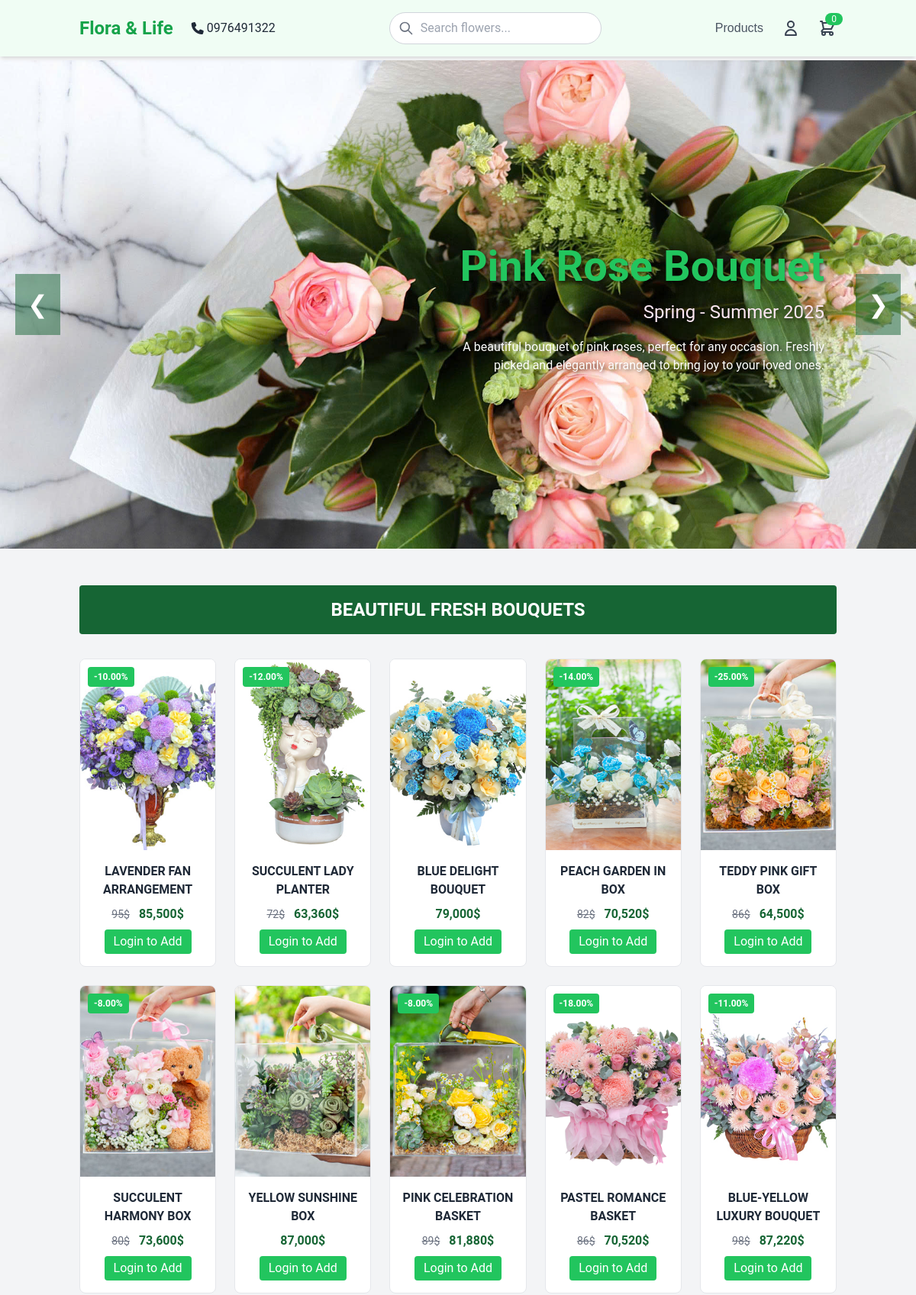
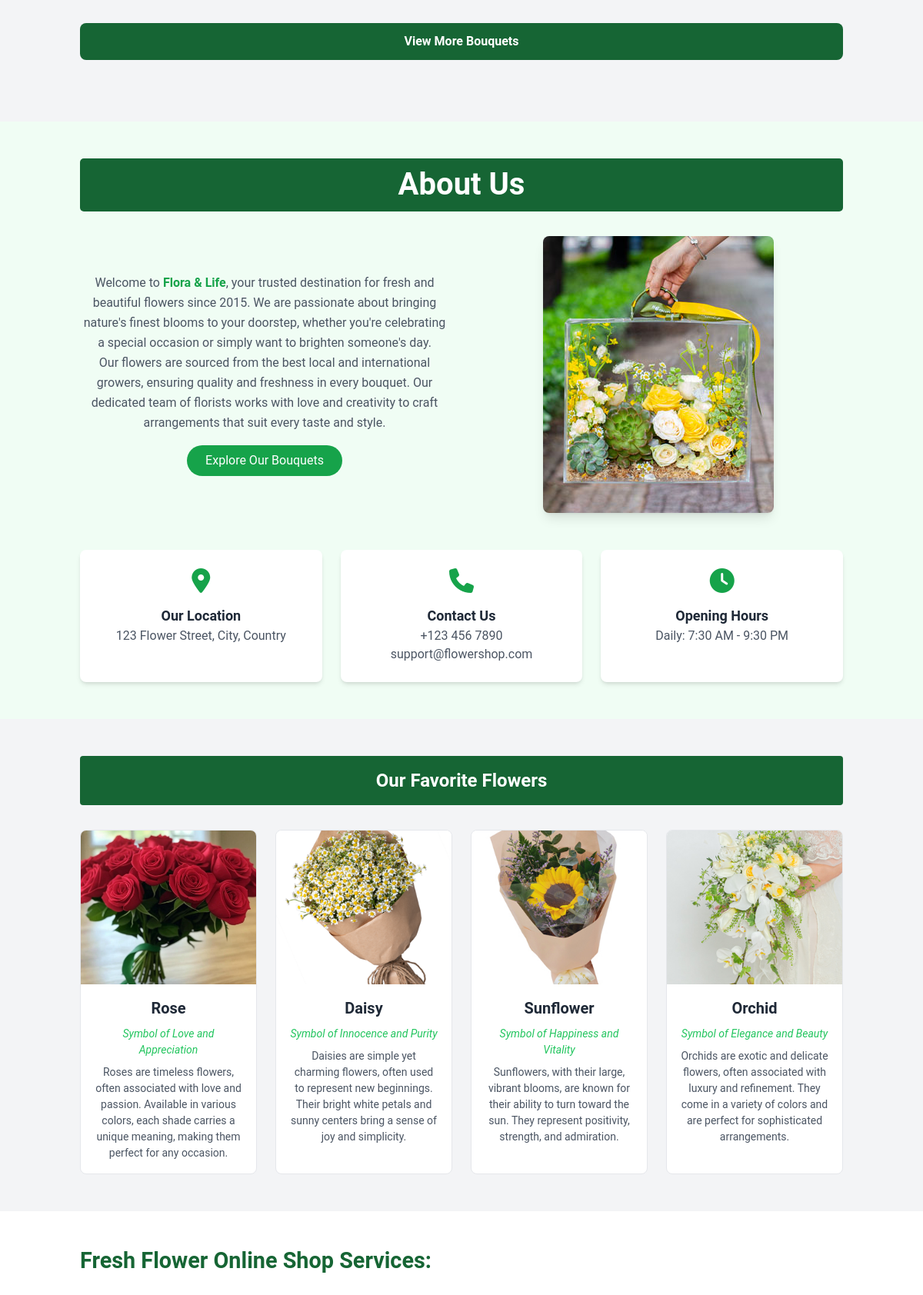
The page / (upper part) on the database its author committed (2 pictures, top to bottom).
### tables this page shows
CREATE TABLE `products` (
  `id` bigint(20) NOT NULL,
  `name` varchar(255) NOT NULL,
  `price` decimal(10,2) NOT NULL,
  `sale` decimal(10,2) NOT NULL DEFAULT 0.00,
  `product_detail` text NOT NULL,
  `image` varchar(255) NOT NULL,
  `origin` varchar(255) DEFAULT NULL,
  `type` enum('birthday','wedding','bouquet','condolence','basket','other') DEFAULT 'other',
  `created_at` datetime DEFAULT current_timestamp(),
  `updated_at` datetime DEFAULT current_timestamp() ON UPDATE current_timestamp()
);

### index.php (the view, shortened to what this page needs)
<?php
include 'connection.php';
$stmt = $conn->prepare("SELECT * FROM products LIMIT 10");
$stmt->execute();
$products = $stmt->get_result()->fetch_all(MYSQLI_ASSOC);
?>
<!DOCTYPE html>
<html lang="en">
<head>
    <link rel="stylesheet" href="style1.css">
    <script src="https://cdn.tailwindcss.com"></script>
    <link rel="stylesheet" href="https://cdnjs.cloudflare.com/ajax/libs/font-awesome/6.4.2/css/all.min.css"/>
</head>
<body>
    <header class="header bg-green-50 shadow-md sticky top-0 z-50">
        <div class="container mx-auto px-4 py-4 flex justify-between items-center">
            <div class="flex items-center space-x-6">
                <a href="index.php" class="text-2xl font-bold text-green-600">Flora & Life</a>
                <div class="contact-info">
                    <div class="flex items-center gap-1">
                        <i class="fa-solid fa-phone"></i>
                        <span>0976491322</span>
                    </div>
                </div>
            </div>
            <div class="search-bar">
                <div class="relative">
                    <input type="text" placeholder="Search flowers..." class="w-full pl-10 pr-4 py-2 rounded-full border border-gray-300 focus:outline-none focus:border-green-500 text-gray-700">
                    <svg class="w-5 h-5 absolute left-3 top-1/2 transform -translate-y-1/2 text-gray-500" fill="none" stroke="currentColor" viewBox="0 0 24 24" xmlns="http://www.w3.org/2000/svg">
                        <path stroke-linecap="round" stroke-linejoin="round" stroke-width="2" d="M21 21l-6-6m2-5a7 7 0 11-14 0 7 7 0 0114 0z"></path>
                    </svg>
                </div>
            </div>
            <nav class="nav-links flex space-x-6 items-center">
                <div class="relative dropdown">
                    <a href="products.php" class="text-gray-700 hover:text-green-500">Products</a>
                </div>
                <a href="login.php" class="text-gray-700 hover:text-green-500">
                    <svg class="w-6 h-6" fill="none" stroke="currentColor" viewBox="0 0 24 24" xmlns="http://www.w3.org/2000/svg">
                        <path stroke-linecap="round" stroke-linejoin="round" stroke-width="2" d="M16 7a4 4 0 11-8 0 4 4 0 018 0zM12 14a7 7 0 00-7 7h14a7 7 0 00-7-7z"></path>
                    </svg>
                </a>
                <a href="login.php" class="text-gray-700 hover:text-green-500 relative">
                    <span class="absolute -top-2 -right-2 bg-green-500 text-white text-xs rounded-full px-2">0</span>
                </a>
            </nav>
        </div>
    </header>
    <main>
        <div class="slider">
            <div class="slides">
                <div class="slide" style="background-image: url('image/flower_slider1.jpg');">
                    <div class="slide-content">
                        <h2 class="text-green-500">Pink Rose Bouquet</h2>
                        <h3 class="text-green-400">Spring - Summer 2025</h3>
                        <p>A beautiful bouquet of pink roses, perfect for any occasion. Freshly picked and elegantly arranged to bring joy to your loved ones.</p>
                    </div>
                </div>
            </div>
            <button class="slider-btn prev">❮</button>
            <button class="slider-btn next">❯</button>
        </div>
        <section class="py-12 bg-gray-100">
            <div class="container mx-auto px-4">
                <h2 class="text-2xl font-bold text-white text-center bg-green-800 py-4 mb-8 rounded">BEAUTIFUL FRESH BOUQUETS</h2>
                <?php if (empty($products)): ?>
                    <p class="text-center text-gray-700">No products available at the moment.</p>
                <?php else: ?>
                    <div class="grid grid-cols-2 md:grid-cols-5 gap-6">
                        <?php foreach ($products as $product): ?>
                            <div class="product-card">
                                <?php if ($product['sale'] > 0 && $product['sale'] < $product['price']): ?>
                                    <div class="product-label">
                                        <?php echo '-' . $product['sale'] . '%'; ?>
                                    </div>
                                <?php elseif (!$product['sale']): ?>
                                    <div class="product-label">NEW</div>
                                <?php endif; ?>
                                <img src="image/<?php echo htmlspecialchars($product['image']); ?>" alt="<?php echo htmlspecialchars($product['name']); ?>" class="product-image">
                                <div class="product-info">
                                    <h3 class="product-name"><?php echo htmlspecialchars($product['name']); ?></h3>
                                    <div>
                                        <?php if ($product['sale'] > 0 && $product['sale'] < $product['price']): ?>
                                            <span class="product-price-old"><?php echo number_format($product['price'], 0, ',', '.') . '$'; ?></span>
                                        <?php endif; ?>
                                        <span class="product-price-new"><?php echo number_format((100 - $product['sale']) / 100 * $product['price'], 3, ',', '.') . '$'; ?></span>
                                    </div>
                                    <a href="login.php" class="bg-green-500 text-white px-3 py-1 rounded hover:bg-green-600 mt-2 inline-block">Login to Add</a>
                                </div>
                            </div>
                        <?php endforeach; ?>
                    </div>
                <?php endif; ?>
                <a href="login.php" class="view-more-btn">View More Bouquets</a>
            </div>
        </section>
        <section class="about-section py-12 bg-green-50">
            <div class="container mx-auto px-4">
                <h2 class="text-4xl font-bold text-green-800 text-center mb-8">About Us</h2>
                <div class="grid grid-cols-1 md:grid-cols-2 gap-8 items-center">
                    <div>
                        <p class="text-gray-700 mb-4 leading-relaxed">
                            Welcome to <span class="font-semibold text-green-600">Flora & Life</span>, your trusted destination for fresh and beautiful flowers since 2015. We are passionate about bringing nature's finest blooms to your doorstep, whether you're celebrating a special occasion or simply want to brighten someone's day.
                        </p>
                        <p class="text-gray-700 mb-4 leading-relaxed">
                            Our flowers are sourced from the best local and international growers, ensuring quality and freshness in every bouquet. Our dedicated team of florists works with love and creativity to craft arrangements that suit every taste and style.
                        </p>
                        <a href="login.php" class="inline-block mt-4 bg-green-600 text-white py-2 px-6 rounded-full hover:bg-green-700 transition duration-300">
                            Explore Our Bouquets
                        </a>
                    </div>
                    <div class="flex justify-center">
                        <img src="image/8.jpg" alt="Flower Shop" class="rounded-lg shadow-lg max-w-full h-auto">
                    </div>
                </div>
                <div class="mt-12 grid grid-cols-1 md:grid-cols-3 gap-6 text-center">
                    <div class="about-info-card bg-white p-6 rounded-lg shadow-md hover:shadow-lg transition duration-300">
                        <i class="fa-solid fa-map-marker-alt fa-2x text-green-600 mb-4"></i>
                        <h3 class="text-lg font-semibold text-gray-800">Our Location</h3>
                        <p class="text-gray-600">123 Flower Street, City, Country</p>
                    </div>
                    <div class="about-info-card bg-white p-6 rounded-lg shadow-md hover:shadow-lg transition duration-300">
                        <i class="fa-solid fa-phone fa-2x text-green-600 mb-4"></i>
                        <h3 class="text-lg font-semibold text-gray-800">Contact Us</h3>
                        <p class="text-gray-600">+123 456 7890</p>
                        <p class="text-gray-600">support@flowershop.com</p>
                    </div>
                    <div class="about-info-card bg-white p-6 rounded-lg shadow-md hover:shadow-lg transition duration-300">
                        <i class="fa-solid fa-clock fa-2x text-green-600 mb-4"></i>
                        <h3 class="text-lg font-semibold text-gray-800">Opening Hours</h3>
                        <p class="text-gray-600">Daily: 7:30 AM - 9:30 PM</p>
                    </div>
                </div>
            </div>
        </section>
        <section class="py-12 bg-gray-100">
            <div class="container mx-auto px-4">
                <h2 class="text-2xl font-bold text-white text-center bg-green-800 py-4 mb-8 rounded">Our Favorite Flowers</h2>
                <div class="grid grid-cols-2 md:grid-cols-4 gap-6">
                    <div class="flower-card">
                        <img src="image/33.jpg" alt="Rose" class="flower-image">
                        <div class="flower-info">
                            <h3 class="flower-name">Rose</h3>
                            <p class="flower-meaning">Symbol of Love and Appreciation</p>
                            <p class="flower-description">Roses are timeless flowers, often associated with love and passion. Available in various colors, each shade carries a unique meaning, making them perfect for any occasion.</p>
                        </div>
                    </div>
                    <div class="flower-card">
                        <img src="image/20.jpg" alt="Daisy" class="flower-image">
                        <div class="flower-info">
                            <h3 class="flower-name">Daisy</h3>
                            <p class="flower-meaning">Symbol of Innocence and Purity</p>
                            <p class="flower-description">Daisies are simple yet charming flowers, often used to represent new beginnings. Their bright white petals and sunny centers bring a sense of joy and simplicity.</p>
                        </div>
                    </div>
                    <div class="flower-card">
                        <img src="image/21.jpg" alt="Sunflower" class="flower-image">
                        <div class="flower-info">
                            <h3 class="flower-name">Sunflower</h3>
                            <p class="flower-meaning">Symbol of Happiness and Vitality</p>
                            <p class="flower-description">Sunflowers, with their large, vibrant blooms, are known for their ability to turn toward the sun. They represent positivity, strength, and admiration.</p>
                        </div>
                    </div>
                    <div class="flower-card">
                        <img src="image/27.jpg" alt="Orchid" class="flower-image">
                        <div class="flower-info">
                            <h3 class="flower-name">Orchid</h3>
                            <p class="flower-meaning">Symbol of Elegance and Beauty</p>
                            <p class="flower-description">Orchids are exotic and delicate flowers, often associated with luxury and refinement. They come in a variety of colors and are perfect for sophisticated arrangements.</p>
                        </div>
                    </div>
                </div>
            </div>
        </section>
        <section class="service-section">
            <div class="container mx-auto px-4">
                <h2 class="text-2xl font-bold">Fresh Flower Online Shop Services:</h2>
            </div>
        </section>
    </main>
</body>
</html>

### style1.css (style rules this page uses)
* { margin: 0; padding: 0; box-sizing: border-box; font-family: 'Roboto', sans-serif; }
body { display: flex; flex-direction: column; min-height: 100vh; background: #f9fafb; color: #1f2937; }
main { flex: 1; }
.header { background: #ffffff; box-shadow: 0 2px 4px rgba(0, 0, 0, 0.1); }
.nav-links a, .nav-links i, .icons a, .icons i { transition: color 0.3s, transform 0.2s; }
.search-bar input { border-color: #d1d5db; transition: border-color 0.3s; }
@media (min-width: 769px) { .nav-links { display: flex !important; } }
.slider { position: relative; width: 100%; height: 80vh; overflow: hidden; margin-top: 5px; }
.slides { display: flex; width: 100%; height: 100%; transition: transform 0.5s ease-in-out; }
.slide { flex: 0 0 100%; position: relative; background-size: cover; background-position: center; height: 100%; }
.slide-content { position: absolute; top: 50%; right: 10%; transform: translateY(-50%); text-align: right; color: #ffffff; max-width: 500px; text-shadow: 2px 2px 4px rgba(0, 0, 0, 0.5); }
.slide-content h2 { font-size: 3.5rem; font-weight: bold; color: #22c55e; }
.slide-content h3 { font-size: 1.5rem; color: #fce7f3; }
.slide-content p { font-size: 1rem; margin-top: 1rem; }
.slider-btn { position: absolute; top: 50%; transform: translateY(-50%); background: rgba(22, 101, 52, 0.5); color: #ffffff; padding: 1rem; cursor: pointer; font-size: 2rem; transition: background 0.3s; }
.prev { left: 20px; }
.next { right: 20px; }
.product-card { position: relative; border: 1px solid #e5e7eb; border-radius: 8px; overflow: hidden; transition: transform 0.3s ease, box-shadow 0.3s; background: #ffffff; }
.product-image { width: 100%; height: 250px; object-fit: cover; }
.product-label { position: absolute; top: 10px; left: 10px; background: #22c55e; color: #ffffff; padding: 4px 8px; border-radius: 4px; font-size: 0.75rem; font-weight: bold; }
.product-info { padding: 1rem; text-align: center; }
.product-name { font-size: 1rem; font-weight: bold; color: #1f2937; text-transform: uppercase; margin-bottom: 0.5rem; }
.product-price-old { font-size: 0.875rem; color: #6b7280; text-decoration: line-through; margin-right: 0.5rem; }
.product-price-new { font-size: 1rem; font-weight: bold; color: #166534; }
.view-more-btn { display: block; margin: 2rem auto; background: #166534; color: #fff; font-weight: bold; padding: 0.75rem 2rem; border-radius: 8px; text-align: center; transition: background 0.3s ease, transform 0.2s; }
.about-section { background: #f9fafb; padding: 3rem 1rem; text-align: center; width:100%; }
.about-section h2 { background-color: #166534; color:#fff; padding:0.9rem; border-radius:5px; font-size: 2.5rem; }
.about-section p { max-width: 800px; margin: 0 auto; color: #4b5563; font-size: 1rem; }
.flower-card { position: relative; border: 1px solid #e5e7eb; border-radius: 8px; overflow: hidden; transition: transform 0.3s ease, box-shadow 0.3s; background: #ffffff; }
.flower-image { width: 100%; height: 200px; object-fit: cover; }
.flower-info { padding: 1rem; text-align: center; }
.flower-name { font-size: 1.25rem; font-weight: bold; color: #1f2937; margin-bottom: 0.5rem; }
.flower-meaning { font-size: 0.875rem; color: #22c55e; font-style: italic; margin-bottom: 0.5rem; }
.flower-description { font-size: 0.875rem; color: #4b5563; }
.service-section { padding: 3rem 1rem; background: #ffffff; }
.service-section h2 { font-size: 1.8rem; font-weight: bold; color: #166534; margin-bottom: 2rem; }
input[type="text"], input[type="email"], input[type="number"] { border-color: #d1d5db; transition: border-color 0.3s; }

### index.php (style rules this page uses)
.dropdown { position: relative; }
.dropdown > a { display: block; font-family: 'Arial', sans-serif; color: #4b5563; font-size: 1rem; text-decoration: none; }

### rows shown on the page
products: sale "10.00", image (picture), name "LAVENDER FAN ARRANGEMENT", price "95", (100 - $product['sale']) / 100 * $product['price'] "85,500"
products: sale "12.00", image (picture), name "SUCCULENT LADY PLANTER", price "72", (100 - $product['sale']) / 100 * $product['price'] "63,360"
products: image (picture), name "BLUE DELIGHT BOUQUET", (100 - $product['sale']) / 100 * $product['price'] "79,000"
products: sale "14.00", image (picture), name "PEACH GARDEN IN BOX", price "82", (100 - $product['sale']) / 100 * $product['price'] "70,520"
products: sale "25.00", image (picture), name "TEDDY PINK GIFT BOX", price "86", (100 - $product['sale']) / 100 * $product['price'] "64,500"
products: sale "8.00", image (picture), name "SUCCULENT HARMONY BOX", price "80", (100 - $product['sale']) / 100 * $product['price'] "73,600"
products: image (picture), name "YELLOW SUNSHINE BOX", (100 - $product['sale']) / 100 * $product['price'] "87,000"
products: sale "8.00", image (picture), name "PINK CELEBRATION BASKET", price "89", (100 - $product['sale']) / 100 * $product['price'] "81,880"
products: sale "18.00", image (picture), name "PASTEL ROMANCE BASKET", price "86", (100 - $product['sale']) / 100 * $product['price'] "70,520"
products: sale "11.00", image (picture), name "BLUE-YELLOW LUXURY BOUQUET", price "98", (100 - $product['sale']) / 100 * $product['price'] "87,220"
